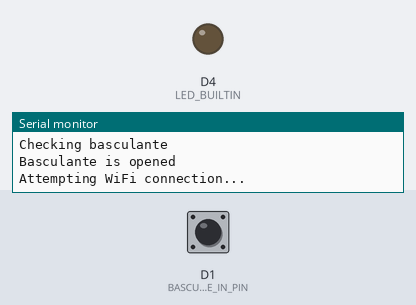
Recording of a sketch running on a simulated ESP8266 (NodeMCU). Shown: output pins drawn as LEDs (lit = HIGH, except the on-board LED, lit = LOW), the last lines printed to the serial monitor. The inputs (shaded band) are chosen by the test bench; at power-on: D1 (BASCULANTE_IN_PIN) HIGH. WiFi joins after 1.5 s; servers stay silent unless stated; no MQTT or app messages arrive unless stated. At 2.1 s the program puts the board to deep sleep or switches it off; the recording ends there.

Above: at 1.4 s.
At 1.8 s:
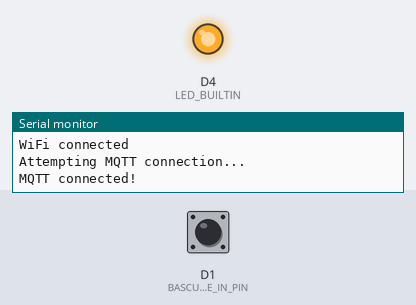
Timing chart, 0 to 2.1 s (numbered marks = the images above):
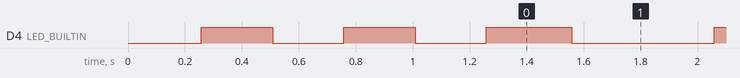

The sketch:

espsensor.ino
```cpp
#include <Arduino.h>
#include <ESP8266WiFi.h>
#include <PubSubClient.h>
#include <string.h>
#include <EEPROM.h>

// Enable Esp8266 SDK functions
#ifdef ESP8266
extern "C" {
  #include "user_interface.h"
}
#endif

// *******************************************************************
#define VERBOSE
//#define MEASURE_TIME
//#define MQTT_SSL
//#define DISABLE_LEDS
#define FIXED_IP
// *******************************************************************

// Publishing times
// With fixed IP -> 4.2 secs
// With DHCP     -> 5.1 secs

// *******************************************************************
#define BASCULANTE_IN_PIN     D1      // GPIO 5, no problems!
//#define SENSOR_REQUIRES_GND
#define SENSOR_GND_PIN        14
#define SLEEP_TIME_MS         5000
#define EEPROM_ADDRESS        0
// *******************************************************************

#include "wifiutils.h"
#include "ledutils.h"
#include "mydebug.h"
#include "mqttutils.h"
#include "resetutils.h"

// *******************************************************************
#define OPENED 1
#define CLOSED 0
int basculanteState;
#ifdef MEASURE_TIME
  int publish_time;
#endif
// *******************************************************************

// *******************************************************************
#ifdef MQTT_SSL
WiFiClientSecure espClient;
#else
WiFiClient espClient;
#endif

PubSubClient client(espClient);
// *******************************************************************

void setup() {
  // Communicating with host
  SERIAL_INIT(115200);
  DEBUG_PRINT("\nBasculante Reader Sleep\nMarco Panato\n2017/07/02\n");
  DEBUG_PRINT("Initializing board...\n");

  // Initializing variables
  pinMode(BASCULANTE_IN_PIN, INPUT_PULLUP);
  #ifdef SENSOR_REQUIRES_GND
    pinMode(SENSOR_GND_PIN, OUTPUT);
    digitalWrite(SENSOR_GND_PIN, LOW);
  #endif

  yield();

  if (isAwakeFromDeepSleep()) {
    DEBUG_PRINT("Wake from deep sleep boot\n");
    EEPROM.begin(4); // minimum storage
    loadBasculantePreviousState();
  } else {
    DEBUG_PRINT("First boot\n");
    basculanteState = -1;
  }

  yield();

  DEBUG_PRINT("Checking basculante\n");
  checkBasculante();

  yield();

  DEBUG_PRINT("All done!");
  espDeepSleepMs(SLEEP_TIME_MS);
}

void loop() {
}

void checkBasculante() {
  volatile int stato = digitalRead(BASCULANTE_IN_PIN) == HIGH ? OPENED : CLOSED;
  if (basculanteState != stato) {
    basculanteState = stato;
    basculanteChanged();
  }
}

void basculanteChanged() {
  DEBUG_PRINT("Basculante is ");
  DEBUG_PRINT(basculanteState ? "opened\n" : "closed\n");

  startMeasuring();
  if (connectWifi()) {
    publishValue();
    disconnectWifi();
  } else {
    basculanteState = -1; // error, should republish
  }
  stopMeasuring();

  saveState();
}

void publishValue() {
  if (mqttConnect(client)) {
    if (!mqttPublish(client, basculanteState)) {
      DEBUG_PRINT("Cannot publish!\n");
      basculanteState = -1; // error, should republish!
    } else {
      DEBUG_PRINT("Published!\n");
    }
    mqttDisconnect(client);
  }
}

// *******************************************************************
// Publish time utility
// *******************************************************************
inline void startMeasuring() {
  #ifdef MEASURE_TIME
    publish_time = millis();
  #endif
}

inline void stopMeasuring() {
  #ifdef MEASURE_TIME
    volatile int t_now = millis();
    DEBUG_PRINT("Publishing took ");
    DEBUG_PRINT(t_now - publish_time);
    DEBUG_PRINT("ms\n");
  #endif
}

// *******************************************************************
// EEPROM Utility
// *******************************************************************
inline void loadBasculantePreviousState() {
  DEBUG_PRINT("Loading previous state: ");
  volatile int st = EEPROM.read(EEPROM_ADDRESS);
  if (st == 0 || st == 1) {
    basculanteState = st;
    if (st == 1) DEBUG_PRINT("opened\n");
    else         DEBUG_PRINT("closed\n");
  } else {
    basculanteState = -1;
    DEBUG_PRINT("unknown\n");
  }
}

inline void saveState() {
  EEPROM.write(EEPROM_ADDRESS, basculanteState);
  EEPROM.commit();
}
```

ledutils.h
```cpp
#ifndef LEDUTILS_H
#define LEDUTILS_H

#include <Arduino.h>


#ifdef DISABLE_LEDS

  void turnOnLed() {}
  void turnOffLed() {}
  void blinkLed(int timeoutMs) {
    delay(timeoutMs);
  }
  void blinkLed2(int timeoutMs) {
    delay(timeoutMs);
  }

#else

  void turnOnLed() {
    pinMode(LED_BUILTIN, OUTPUT);
    digitalWrite(LED_BUILTIN, LOW);;
  }

  void turnOffLed() {
    pinMode(LED_BUILTIN, OUTPUT);
    digitalWrite(LED_BUILTIN, HIGH);
  }

  void blinkLed(int timeoutMs) {
    turnOnLed();
    delay(timeoutMs);
    turnOffLed();
  }

  void blinkLed2(int timeoutMs) {
    turnOffLed();
    delay(timeoutMs);
    turnOnLed();
  }

#endif

#endif
```

mqttutils.h
```cpp
#ifndef MQTTUTILS_H
#define MQTTUTILS_H

#include "wifiutils.h"
#include "mydebug.h"
#include "ledutils.h"

#define MQTT_BROKER_HOST "192.168.0.239"
#ifdef MQTT_SSL
  #define MQTT_BROKER_PORT 8883
#else
  #define MQTT_BROKER_PORT 1883
#endif

#define HOST_ID "esp8266_domotic_bascu_sensor"
#define USERNAME "user"
#define PASSWORD "password"

#define TOPIC_BASCULANTE_STATO "atopic"
#define PAYLOAD_BASCULANTE_APERTO "open_value"
#define PAYLOAD_BASCULANTE_CHIUSO "closed_value"

bool mqttConnect(PubSubClient& client) {
  DEBUG_PRINT("Attempting MQTT connection...\n");

  client.setServer(MQTT_BROKER_HOST, MQTT_BROKER_PORT);
  while (!client.connect(HOST_ID, USERNAME, PASSWORD)) {
      DEBUG_PRINT("Cannot connect!\n");
      DEBUG_PRINT("MQTT State -> ");
      DEBUG_PRINT(client.state());
      DEBUG_PRINT("\n");
      yield();
      return false;
  }
  DEBUG_PRINT("MQTT connected!\n");
  yield();
  return true;
}

void mqttDisconnect(PubSubClient& client) {
  DEBUG_PRINT("MQTT disconnected!\n");
  client.disconnect();
  yield();
}

bool mqttPublish(PubSubClient& client, int stato) {
  blinkLed(500);
  yield();
  return client.publish(TOPIC_BASCULANTE_STATO, (stato == 1 ? PAYLOAD_BASCULANTE_APERTO : PAYLOAD_BASCULANTE_CHIUSO), true);
}

#endif
```

mydebug.h
```cpp
/*
 * Debug functions
 */

#ifndef MYDEBUG_H
#define MYDEBUG_H

#include <Arduino.h>

#ifdef VERBOSE
    #define SERIAL_INIT(baud) Serial.begin(baud)
    #define DEBUG_PRINT(x,...) Serial.print(x, ##__VA_ARGS__)
#else
    #define SERIAL_INIT(baud)
    #define DEBUG_PRINT(x,...)
#endif


#endif
```

resetutils.h
```cpp
#ifndef RESET_UTILS
#define RESET_UTILS

/*

enum rst_reason {
  REASON_DEFAULT_RST    = 0,  // normal startup by power on
  REASON_WDT_RST      = 1,  // hardware watch dog reset
  REASON_EXCEPTION_RST  = 2,  // exception reset, GPIO status won’t change
  REASON_SOFT_WDT_RST     = 3,  // software watch dog reset, GPIO status won’t change
  REASON_SOFT_RESTART   = 4,  // software restart ,system_restart , GPIO status won’t change
  REASON_DEEP_SLEEP_AWAKE = 5,  // wake up from deep-sleep
  REASON_EXT_SYS_RST      = 6   // external system reset
};

*/

inline void espDeepSleepMs(int milliseconds) {
  system_deep_sleep(milliseconds * 1000);
}

inline boolean isAwakeFromDeepSleep() {
  volatile const rst_info * resetInfo = system_get_rst_info();
  return resetInfo->reason == 5;
}

#endif
```

wifiutils.h
```cpp
#ifndef WIFIUTILS_H
#define WIFIUTILS_H

#include <Arduino.h>
#include <ESP8266WiFi.h>
#include "ledutils.h"
#include "mydebug.h"

// WiFi parameters
#define SSID "ssid"
#define PASS "passworddd"

bool connectWifi() {
  turnOnLed();

  WiFi.mode(WIFI_STA);
  #ifdef FIXED_IP
    WiFi.config(IPAddress(192,168,0,230),IPAddress(192,168,0,1),IPAddress(255,255,255,0),IPAddress(192,168,0,1));
    yield();
  #endif
  WiFi.begin(SSID, PASS);
  yield();

  volatile int count = 0;
  DEBUG_PRINT("Attempting WiFi connection...\n");
  while ((WiFi.status() != WL_CONNECTED)) {
    delay(250);
    yield();
    blinkLed2(250);
    if (count++ == 20) { // 10 seconds timeout
      turnOffLed();
      DEBUG_PRINT("WiFi connection timed-out!\n");
      yield();
      return false;
    }
  }
  DEBUG_PRINT("WiFi connected\n");

  turnOffLed();
  yield();
  return true;
}

void disconnectWifi() {
  DEBUG_PRINT("Shutting off WiFi...\n");
  WiFi.disconnect(true); // disconnect AND disable wifi radio
  yield();
}

#endif
```

Measured:
- by itself, D4 (LED_BUILTIN): repeats every 0.50 s: LOW 0.25 s, HIGH 0.25 s
